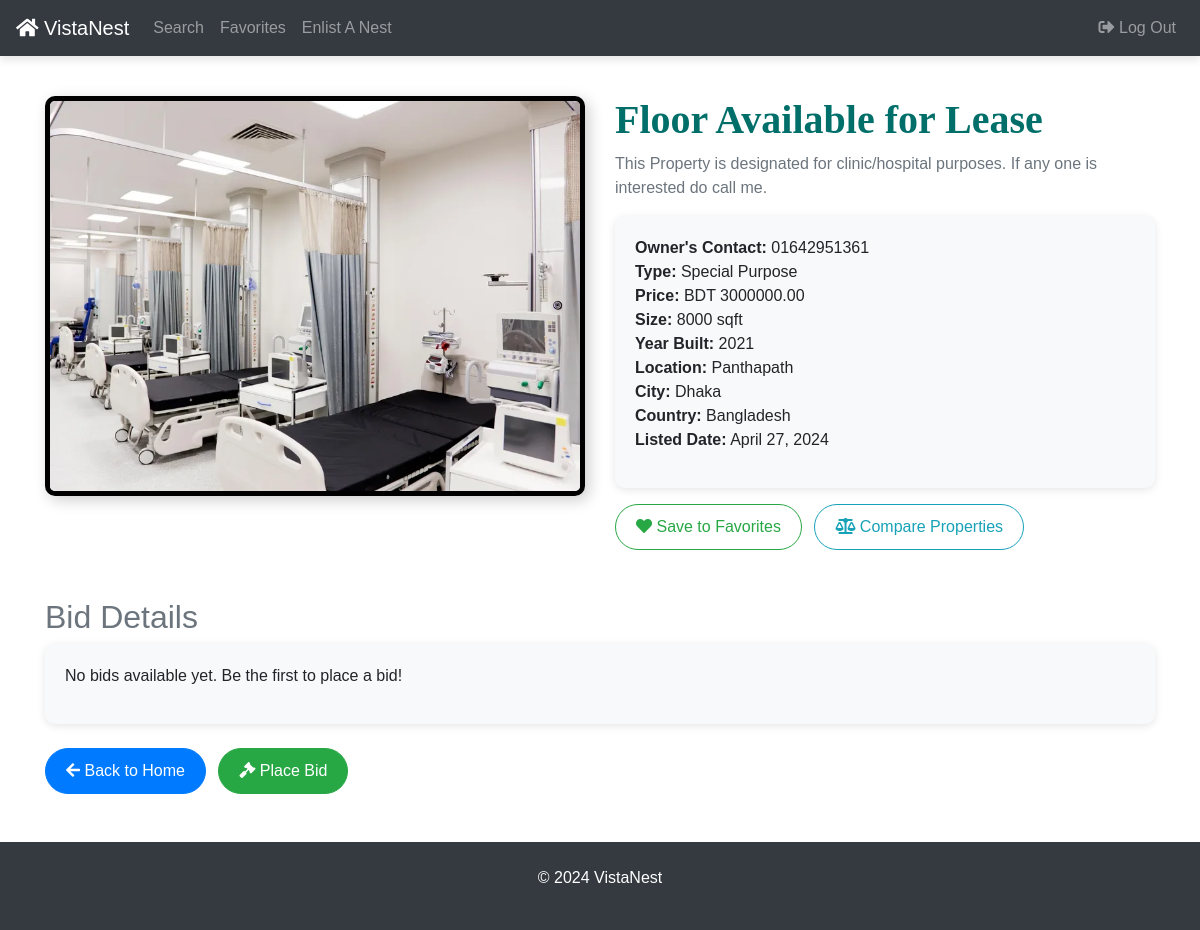
Screenshot of /details/25 with the database file from the repository.
### platforms/models.py (models this page shows, shortened)
class Platform(models.Model):
    property_type_choices = [
        ('Residential', 'Residential'),
        ('Commercial', 'Commercial'),
        ('Land', 'Land'),
        ('Industrial', 'Industrial'),
        ('Special Purpose', 'Special Purpose')
    ]
    owner_contact_number = models.CharField(max_length=15, blank=True, null=True)
    title = models.CharField(max_length=100)
    description = models.TextField(default="This Property is mindblowing!")
    property_type = models.CharField(max_length=20, choices=property_type_choices)
    price = models.DecimalField(max_digits=10, decimal_places=2)
    size_sqft = models.PositiveIntegerField()
    year_built = models.PositiveIntegerField()
    location = models.CharField(max_length=100)
    city = models.CharField(max_length=50)
    country = models.CharField(max_length=50)
    listed_date = models.DateField(auto_now_add=True)
    image = models.ImageField(upload_to='platform_image/', blank=True, null=True, default='platform_image/houses.png')

### mysite/views.py (the view)
# urls.py: path('details/<int:property_id>', views.details, name='details'),
def details(request, property_id):
    platform = get_object_or_404(Platform, pk=property_id)
    bids = platform.bids.all().select_related('user')
    return render(request, 'details.html', {
        "platform": platform, 'bids': bids,
    })

### templates/details.html (shortened to what this page needs)
<!DOCTYPE html>
<html lang="en">
<head>
    <link rel="stylesheet" href="https://cdn.jsdelivr.net/npm/bootstrap@4.3.1/dist/css/bootstrap.min.css">
    <link rel="stylesheet" href="https://cdnjs.cloudflare.com/ajax/libs/font-awesome/5.15.4/css/all.min.css">
</head>
<body>
    <nav class="navbar navbar-expand-md navbar-dark bg-dark fixed-top">
       <a class="navbar-brand text-white" href="{% url 'home' %}">
             <i class="fas fa-home text-white"></i> VistaNest
        </a>
        <div class="collapse navbar-collapse" id="navbarNav">
            <ul class="navbar-nav">
                <li class="nav-item"><a class="nav-link" href="{% url 'search' %}">Search</a></li>
                <li class="nav-item"><a class="nav-link" href="{% url 'favorites' %}">Favorites</a></li>
                <li class="nav-item"><a class="nav-link" href="{% url 'add-platform' %}">Enlist A Nest</a></li>
            </ul>
            <ul class="navbar-nav ml-auto">
                <li class="nav-item">
                    <a href="{% url 'logout' %}" class="nav-link">
                        <i class="fas fa-sign-out-alt"></i> Log Out
                    </a>
                </li>
            </ul>
        </div>
    </nav>
    <div class="container mt-5 pt-5">
        <div class="row">
        <div class="col-md-6 text-center">
            {% if platform.image %}
                <img src="{{ platform.image.url }}" alt="Property Image" class="img-fluid property-image">
            {% else %}
            <div class="property-placeholder d-flex flex-column align-items-center justify-content-center">
                <i class="fas fa-home fa-7x text-muted"></i>
                <p class="mt-3 text-muted">Image not available</p>
            </div>
            {% endif %}
        </div>
            <div class="col-md-6">
            <h1 class="text-blue-teal custom-font"><b>{{ platform.title }}</b></h1>
                <p class="text-muted">{{ platform.description }}</p>
                <div class="info-section">
                    <ul class="list-unstyled">
                        <li><strong>Owner's Contact:</strong> {{ platform.owner_contact_number }}</li>
                        <li><strong>Type:</strong> {{ platform.property_type }}</li>
                        <li><strong>Price:</strong> BDT {{ platform.price }}</li>
                        <li><strong>Size:</strong> {{ platform.size_sqft }} sqft</li>
                        <li><strong>Year Built:</strong> {{ platform.year_built }}</li>
                        <li><strong>Location:</strong> {{ platform.location }}</li>
                        <li><strong>City:</strong> {{ platform.city }}</li>
                        <li><strong>Country:</strong> {{ platform.country }}</li>
                        <li><strong>Listed Date:</strong> {{ platform.listed_date }}</li>
                    </ul>
                </div><div class="mt-3">
    <a href="{% url 'add_to_favorites' platform.id %}" class="btn btn-outline-success btn-custom">
        <i class="fas fa-heart"></i> Save to Favorites
    </a>
  <a href="{% url 'compare_properties' %}?platform_id={{ platform.id }}" class="btn btn-outline-info btn-custom rounded-pill ml-2">
        <i class="fas fa-balance-scale"></i> Compare Properties
    </a>
</div>
            </div>
        </div>
        <div class="mt-5">
            <h2 class="text-secondary">Bid Details</h2>
            <div class="info-section">
                {% if bids %}
                    {% for bid in bids %}
                        <p><i class="fas fa-user"></i> <strong>{{ bid.user.username }}</strong> bidden <strong>BDT {{ bid.amount }}</strong></p>
                    {% endfor %}
                {% else %}
                    <p>No bids available yet. Be the first to place a bid!</p>
                {% endif %}
            </div>
        </div>
        <div class="mt-4">
            <a href="{% url 'home' %}" class="btn btn-primary btn-custom">
                <i class="fas fa-arrow-left"></i> Back to Home
            </a>
               <a href="{% url 'place_bid' platform.id %}" class="btn btn-success btn-custom ml-2">
        <i class="fas fa-gavel"></i> Place Bid
    </a>
        </div>
    </div>
    <footer class="text-center py-4 mt-5">
        <div class="container">
            <p>&copy; 2024 VistaNest</p>
        </div>
    </footer>
</body>
</html>

### templates/details.html (style rules this page uses)
body { font-family: 'Arial', sans-serif; }
.navbar { box-shadow: 0 4px 8px rgba(0, 0, 0, 0.1); }
.text-blue-teal { color: #006f6a; }
.custom-font { font-family: 'Garamond', Serif; }
.navbar-brand i { color: #ffc107; }
.property-image { width: 100%; height: 400px; object-fit: cover; border-radius: 10px; border: 5px solid #000; box-shadow: 4px 4px 15px rgba(0, 0, 0, 0.2); }
.info-section { background-color: #f8f9fa; border-radius: 10px; padding: 20px; box-shadow: 0px 2px 8px rgba(0, 0, 0, 0.1); }
.btn-custom { border-radius: 30px; padding: 10px 20px; }
footer { background-color: #343a40; color: #fff; }

### rows the page displays
Platform: image (picture), title "Floor Available for Lease", description "This Property is designated for clinic/hospital purposes. If any one is interested do call me.", owner_contact_number "01642951361", property_type "Special Purpose", price "3000000.00", size_sqft "8000", year_built "2021", location "Panthapath", city "Dhaka", country "Bangladesh", listed_date "April 27, 2024"
